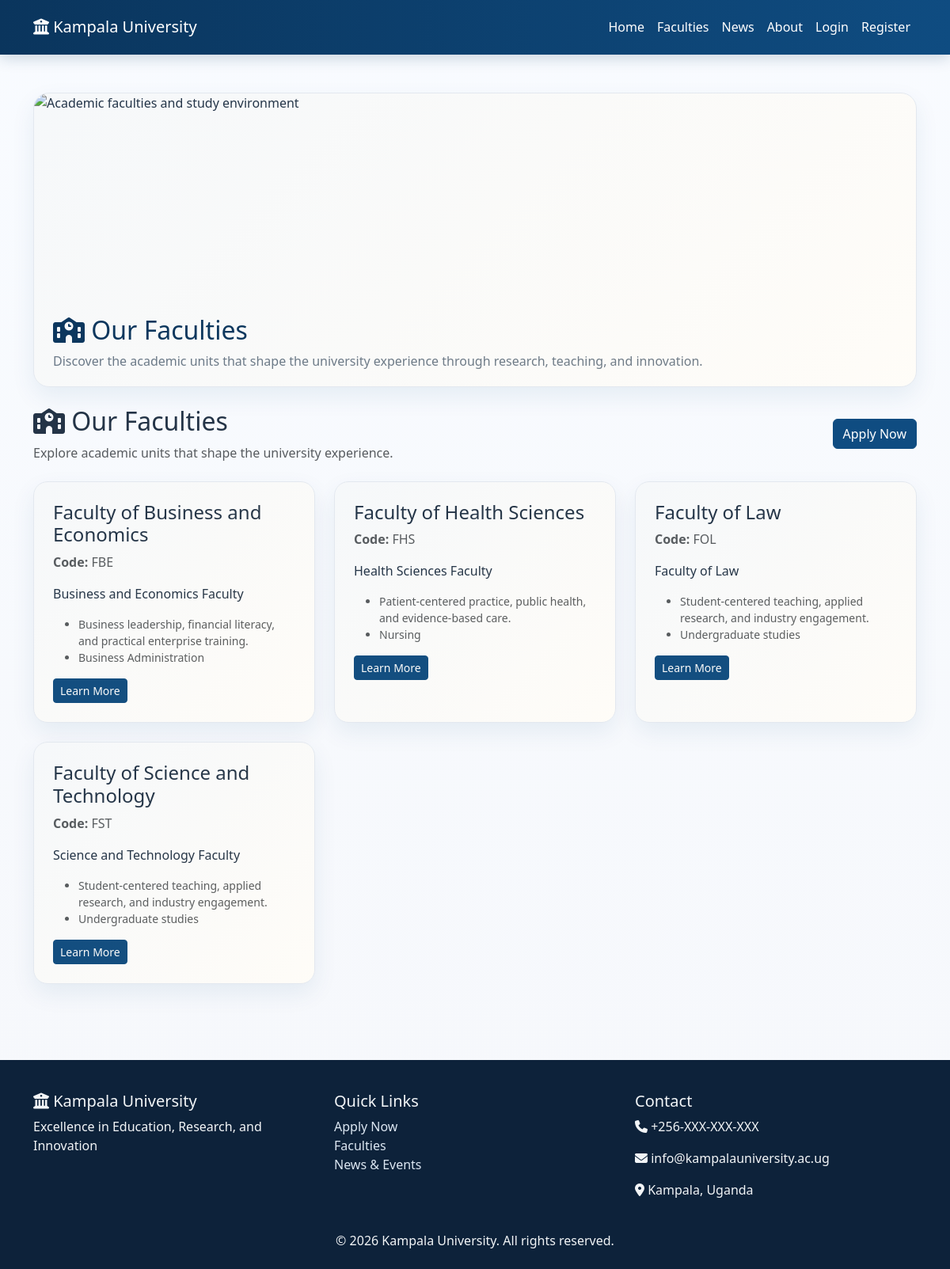
The page /pages/faculties.php on the database its author committed.
### tables this page shows
CREATE TABLE `faculties` (
  `id` int(11) NOT NULL,
  `name` varchar(200) NOT NULL,
  `code` varchar(20) NOT NULL,
  `description` text DEFAULT NULL,
  `dean_id` int(11) DEFAULT NULL,
  `created_at` timestamp NOT NULL DEFAULT current_timestamp()
);

### includes/functions.php (called while the page is built, shortened)
<?php
function isLoggedIn() {
    return isset($_SESSION['user_id']);
}
?>

### includes/faculty_profile.php (called while the page is built, shortened)
<?php
function getFacultyProfile($faculty) {
    $name = strtolower($faculty['name'] ?? '');
    $code = strtolower($faculty['code'] ?? '');
    $default = [
        'summary' => 'The faculty combines strong academic theory with practical training to prepare students for successful careers and lifelong learning.',
        'focus' => 'Student-centered teaching, applied research, and industry engagement.',
        'highlights' => [
            'Experienced and qualified academic staff',
            'Modern learning facilities and laboratories',
            'Practical internships and fieldwork opportunities',
            'Career guidance and professional support'
        ],
        'programs' => ['Undergraduate studies', 'Postgraduate studies', 'Professional training'],
        'careers' => ['Leadership and management roles', 'Professional practice', 'Research and innovation'],
        'admission' => 'Applicants should meet the university admission requirements and provide the requested academic documents.'
    ];
    if (strpos($name, 'business') !== false || strpos($name, 'manage') !== false || strpos($name, 'commerce') !== false || strpos($code, 'bm') !== false) {
        return [
            'summary' => 'The Faculty of Business and Management develops responsible leaders with skills in strategy, finance, entrepreneurship, and organizational growth.',
            'focus' => 'Business leadership, financial literacy, and practical enterprise training.',
            'highlights' => [
                'Entrepreneurship and innovation projects',
                'Finance, marketing, and management training',
                'Exposure to business case studies and internships',
                'Strong emphasis on leadership and ethics'
            ],
            'programs' => ['Business Administration', 'Marketing', 'Accounting', 'Human Resource Management'],
            'careers' => ['Business manager', 'Accountant', 'Marketing executive', 'HR specialist'],
            'admission' => 'Applicants should meet the general admission requirements and demonstrate good academic performance in relevant subjects.'
        ];
    }
    if (strpos($name, 'health') !== false || strpos($name, 'med') !== false || strpos($code, 'hs') !== false) {
        return [
            'summary' => 'The Faculty of Health Sciences provides rigorous training that combines scientific knowledge, clinical practice, and compassionate care.',
            'focus' => 'Patient-centered practice, public health, and evidence-based care.',
            'highlights' => [
                'Modern clinical and practical training',
                'Hands-on exposure to health systems',
                'Research and public health focus',
                'Professional ethics and safety standards'
            ],
            'programs' => ['Nursing', 'Public Health', 'Medical Laboratory Sciences', 'Health Administration'],
            'careers' => ['Clinical practitioner', 'Public health officer', 'Laboratory scientist', 'Health administrator'],
            'admission' => 'Applicants must satisfy the health sciences admission requirements and provide the necessary supporting documents.'
        ];
    }
    return $default;
}

### pages/faculties.php (the view, shortened to what this page needs)
<?php
require_once __DIR__ . '/../includes/functions.php';
require_once __DIR__ . '/../includes/faculty_profile.php';
$db = getDB();
$faculties = [];
if ($db) {
    $faculties = $db->query('SELECT * FROM faculties ORDER BY name')->fetchAll();
}
include __DIR__ . '/../includes/header.php';
?>
<div class="container py-5">
    <div class="page-hero">
        <img src="https://images.unsplash.com/photo-1497633762265-9d179a990aa6?auto=format&fit=crop&w=1200&q=80" alt="Academic faculties and study environment">
        <div class="page-hero-body">
            <h2><i class="fas fa-school"></i> Our Faculties</h2>
            <p>Discover the academic units that shape the university experience through research, teaching, and innovation.</p>
        </div>
    </div>
    <div class="d-flex justify-content-between align-items-center mb-4">
        <div>
            <h2><i class="fas fa-school"></i> Our Faculties</h2>
            <p class="text-muted mb-0">Explore academic units that shape the university experience.</p>
        </div>
        <a href="../admissions/apply.php" class="btn btn-primary">Apply Now</a>
    </div>
    <div class="row g-4">
        <?php if (empty($faculties)): ?>
            <div class="col-12">
                <div class="content-card">
                    <p class="mb-0 text-muted">Faculty records will appear here once they are available in the database.</p>
                </div>
            </div>
        <?php else: ?>
            <?php foreach ($faculties as $faculty): ?>
                <?php $profile = getFacultyProfile($faculty); ?>
                <div class="col-md-6 col-lg-4">
                    <div class="feature-card h-100">
                        <h4><?php echo htmlspecialchars($faculty['name']); ?></h4>
                        <p class="text-muted mb-3"><strong>Code:</strong> <?php echo htmlspecialchars($faculty['code']); ?></p>
                        <p><?php echo htmlspecialchars($faculty['description'] ?? $profile['summary']); ?></p>
                        <ul class="small text-muted">
                            <li><?php echo htmlspecialchars($profile['focus']); ?></li>
                            <li><?php echo htmlspecialchars($profile['programs'][0]); ?></li>
                        </ul>
                        <a href="faculty_detail.php?id=<?php echo $faculty['id']; ?>" class="btn btn-sm btn-primary">Learn More</a>
                    </div>
                </div>
            <?php endforeach; ?>
        <?php endif; ?>
    </div>
</div>
<?php include __DIR__ . '/../includes/footer.php'; ?>

### includes/header.php (shortened to what this page needs)
<?php
$base_url = '/mike/';
?>
<!DOCTYPE html>
<html lang="en">
<head>
    <link href="https://cdn.jsdelivr.net/npm/bootstrap@5.3.0/dist/css/bootstrap.min.css" rel="stylesheet">
    <link rel="stylesheet" href="https://cdnjs.cloudflare.com/ajax/libs/font-awesome/6.4.0/css/all.min.css">
    <link rel="stylesheet" href="<?php echo $base_url; ?>assets/css/style.css">
</head>
<body>
    <nav class="navbar navbar-expand-lg navbar-dark">
        <div class="container">
            <a class="navbar-brand" href="<?php echo $base_url; ?>index.php">
                <i class="fas fa-university"></i> Kampala University
            </a>
            <div class="collapse navbar-collapse" id="navbarNav">
                <ul class="navbar-nav ms-auto">
                    <li class="nav-item"><a class="nav-link" href="<?php echo $base_url; ?>index.php">Home</a></li>
                    <li class="nav-item"><a class="nav-link" href="<?php echo $base_url; ?>pages/faculties.php">Faculties</a></li>
                    <li class="nav-item"><a class="nav-link" href="<?php echo $base_url; ?>pages/news.php">News</a></li>
                    <li class="nav-item"><a class="nav-link" href="<?php echo $base_url; ?>pages/about.php">About</a></li>
                    <?php if (isLoggedIn()): ?>
                        <li class="nav-item"><a class="nav-link" href="<?php echo $base_url; ?>admissions/application_list.php">
                            <i class="fas fa-file-alt"></i> My Applications
                        </a></li>
                        <li class="nav-item"><a class="nav-link" href="<?php echo $base_url; ?>admissions/apply.php">
                            <i class="fas fa-pencil-alt"></i> Apply Now
                        </a></li>
                        <?php if (isAdmin()): ?>
                            <li class="nav-item dropdown">
                                <a class="nav-link dropdown-toggle" href="#" id="adminDropdown" role="button" data-bs-toggle="dropdown">
                                    <i class="fas fa-cog"></i> Admin
                                </a>
                                <ul class="dropdown-menu">
                                    <li><a class="dropdown-item" href="<?php echo $base_url; ?>admin/dashboard.php">Dashboard</a></li>
                                    <li><a class="dropdown-item" href="<?php echo $base_url; ?>admin/applications.php">Applications</a></li>
                                    <li><a class="dropdown-item" href="<?php echo $base_url; ?>admin/news_manage.php">Manage News</a></li>
                                    <li><a class="dropdown-item" href="<?php echo $base_url; ?>admin/events_manage.php">Manage Events</a></li>
                                </ul>
                            </li>
                        <?php endif; ?>
                        <li class="nav-item"><a class="nav-link" href="<?php echo $base_url; ?>auth/profile.php">
                            <i class="fas fa-user"></i> <?php echo $_SESSION['full_name'] ?? 'Profile'; ?>
                        </a></li>
                        <li class="nav-item"><a class="nav-link" href="<?php echo $base_url; ?>auth/logout.php">
                            <i class="fas fa-sign-out-alt"></i> Logout
                        </a></li>
                    <?php else: ?>
                        <li class="nav-item"><a class="nav-link" href="<?php echo $base_url; ?>auth/login.php">Login</a></li>
                        <li class="nav-item"><a class="nav-link" href="<?php echo $base_url; ?>auth/register.php">Register</a></li>
                    <?php endif; ?>
                </ul>
            </div>
        </div>
    </nav>
    <main>

### includes/footer.php (shortened to what this page needs)
<?php
$base_url = '/mike/';
?>
    </main>
    <footer class="site-footer">
        <div class="container">
            <div class="row g-4">
                <div class="col-md-4">
                    <h5><i class="fas fa-university"></i> Kampala University</h5>
                    <p class="mb-0">Excellence in Education, Research, and Innovation</p>
                </div>
                <div class="col-md-4">
                    <h5>Quick Links</h5>
                    <ul class="list-unstyled">
                        <li><a href="<?php echo $base_url; ?>admissions/apply.php">Apply Now</a></li>
                        <li><a href="<?php echo $base_url; ?>pages/faculties.php">Faculties</a></li>
                        <li><a href="<?php echo $base_url; ?>pages/news.php">News & Events</a></li>
                    </ul>
                </div>
                <div class="col-md-4">
                    <h5>Contact</h5>
                    <p><i class="fas fa-phone"></i> +256-XXX-XXX-XXX</p>
                    <p><i class="fas fa-envelope"></i> info@kampalauniversity.ac.ug</p>
                    <p><i class="fas fa-map-marker-alt"></i> Kampala, Uganda</p>
                </div>
            </div>
            <div class="text-center mt-4">
                <p class="mb-0">&copy; <?php echo date('Y'); ?> Kampala University. All rights reserved.</p>
            </div>
        </div>
    </footer>
</body>
</html>

### assets/css/style.css (style rules this page uses)
:root { --primary-color: #0f4c81; --primary-dark: #0a355d; --accent-color: #f4b942; --accent-soft: #fff4cf; --text-color: #243447; --muted-color: #6c7a89; --bg-color: #f5f7fb; --border-color: #e3e8ef; }
* { box-sizing: border-box; }
html { scroll-behavior: smooth; }
body { font-family: 'Segoe UI', Tahoma, Geneva, Verdana, sans-serif; color: var(--text-color); background: linear-gradient(180deg, rgba(248, 251, 255, 0.95) 0%, rgba(245, 247, 251, 0.92) 100%), url('https://images.unsplash.com/photo-1522202176988-66273c2fd55f?auto=format&fit=crop&w=1800&q=80') center/cover fixed; min-height: 100vh; }
main { min-height: 70vh; }
.navbar { background: linear-gradient(90deg, var(--primary-dark) 0%, var(--primary-color) 100%); box-shadow: 0 4px 18px rgba(10, 53, 93, 0.2); padding: 0.9rem 0; }
.navbar-brand, .nav-link { color: #fff !important; }
.btn-primary, .btn-accent { background-color: var(--primary-color); border-color: var(--primary-color); color: #fff; }
.feature-card, .content-card, .faculty-card { background: #fff; border: 1px solid var(--border-color); border-radius: 18px; box-shadow: 0 12px 30px rgba(15, 76, 129, 0.08); padding: 1.5rem; transition: transform 0.3s ease, box-shadow 0.3s ease; }
.page-hero { background: #fff; border: 1px solid var(--border-color); border-radius: 20px; overflow: hidden; box-shadow: 0 12px 30px rgba(15, 76, 129, 0.08); margin-bottom: 1.5rem; }
.page-hero img { width: 100%; height: 260px; object-fit: cover; display: block; }
.page-hero-body { padding: 1.25rem 1.5rem; }
.page-hero-body h2 { color: var(--primary-dark); margin-bottom: 0.5rem; }
.page-hero-body p { color: var(--muted-color); margin-bottom: 0; }
.content-card, .feature-card, .faculty-card, .page-hero { position: relative; overflow: hidden; }
.content-card::before, .feature-card::before, .faculty-card::before, .page-hero::before { content: ''; position: absolute; inset: 0; background: linear-gradient(135deg, rgba(15, 76, 129, 0.04), rgba(244, 185, 66, 0.04)); pointer-events: none; }
.site-footer { background: #0d223a; color: #f2f5f7; padding: 2.5rem 0 1.5rem; margin-top: 3rem; }
.site-footer a { color: #dce7f2; text-decoration: none; }

### rows shown on the page
faculties: name "Faculty of Business and Economics", code "FBE", description "Business and Economics Faculty", focus "Business leadership, financial literacy, and practical enterprise training.", programs "Business Administration"
faculties: name "Faculty of Health Sciences", code "FHS", description "Health Sciences Faculty", focus "Patient-centered practice, public health, and evidence-based care.", programs "Nursing"
faculties: name "Faculty of Law", code "FOL", description "Faculty of Law", focus "Student-centered teaching, applied research, and industry engagement.", programs "Undergraduate studies"
faculties: name "Faculty of Science and Technology", code "FST", description "Science and Technology Faculty", focus "Student-centered teaching, applied research, and industry engagement.", programs "Undergraduate studies"
